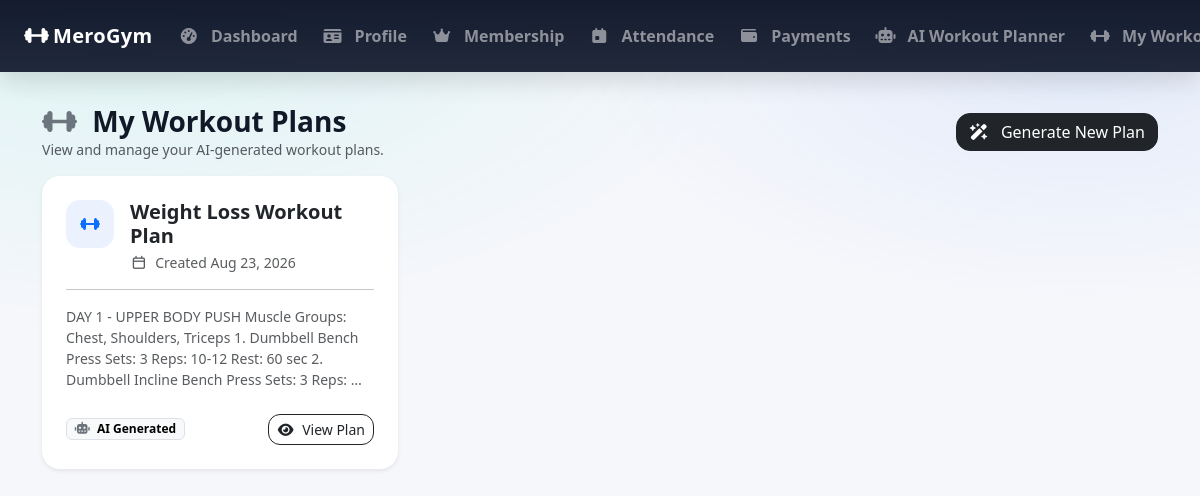
Before: /my_workout_plans/ (signed in) with the older database file.
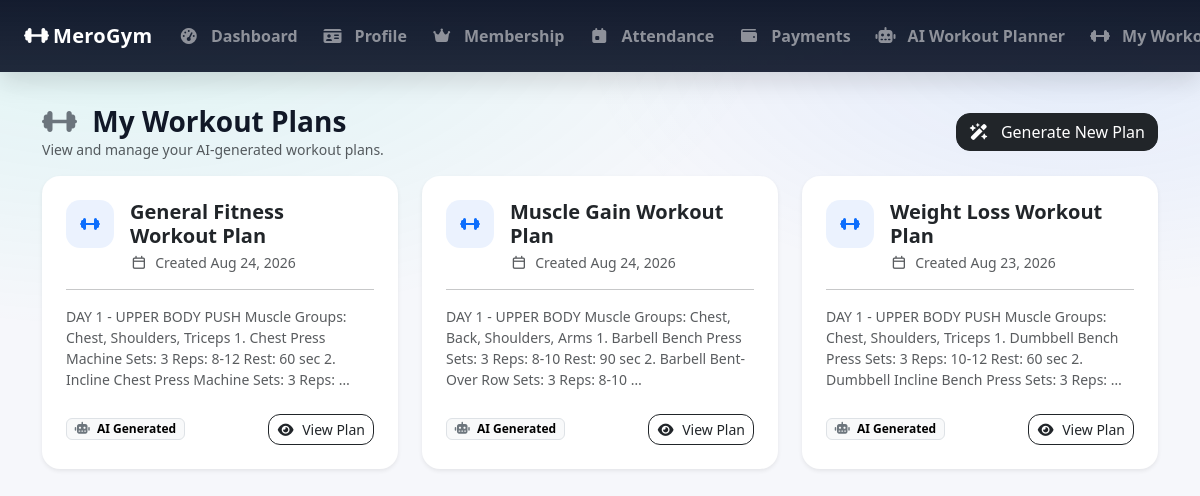
After: the same page with the newer database file.
### GymApp/models.py (models this page shows, shortened)
class WorkoutPlan(models.Model):
    member = models.ForeignKey(
        MemberProfile,
        on_delete=models.CASCADE,
        related_name='workout_plans'
    )
    title = models.CharField(max_length=100)
    goal = models.CharField(max_length=100, blank=True)
    experience_level = models.CharField(max_length=50, blank=True)
    days_per_week = models.PositiveIntegerField(default=3)
    workout_duration = models.PositiveIntegerField(default=60)
    equipment = models.CharField(max_length=255, blank=True)
    description = models.TextField(blank=True)
    created_at = models.DateTimeField(auto_now_add=True)

### GymApp/views.py (the view)
    def wrapper(request, *args, **kwargs):
        if not request.user.is_authenticated or getattr(request.user, 'role', None) != 'MEMBER':
            messages.error(request, 'You must be a member to access this page.')
            return redirect('member_login')
        return view_func(request, *args, **kwargs)

### GymApp/views.py (called while the page is built)
def member_required(view_func):
    def wrapper(request, *args, **kwargs):
        if not request.user.is_authenticated or getattr(request.user, 'role', None) != 'MEMBER':
            messages.error(request, 'You must be a member to access this page.')
            return redirect('member_login')
        return view_func(request, *args, **kwargs)
    return wrapper

@member_required
def my_workout_plans(request):
    member = MemberProfile.objects.get(user=request.user)
    workout_plans = WorkoutPlan.objects.filter(
        member=member
    ).order_by('-created_at')
    return render(request, 'my_workout_plans.html', {'workout_plans':workout_plans})

### GymApp/templates/my_workout_plans.html (shortened to what this page needs)
{% extends 'base.html' %}
{% load static %}
{% block content %}
<div
  class="d-flex flex-wrap justify-content-between align-items-center gap-2 mb-3"
>
  <div>
    <h3 class="mb-0 fw-bold">
      <i class="fa-solid fa-dumbbell me-2 text-secondary"></i>
      My Workout Plans
    </h3>
    <div class="text-muted small">
      View and manage your AI-generated workout plans.
    </div>
  </div>
  <a
    href="{% url 'generate_workout_plan' %}"
    class="btn btn-dark"
    style="border-radius: 14px"
  >
    <i class="fa-solid fa-wand-magic-sparkles me-2"></i>
    Generate New Plan
  </a>
</div>
{% if workout_plans %}
<div class="row g-4">
  {% for plan in workout_plans %}
  <div class="col-md-6 col-lg-4">
    <div class="card border-0 shadow-sm h-100" style="border-radius: 18px">
      <div class="card-body p-4">
        <div class="d-flex align-items-start mb-3">
          <div
            class="d-flex align-items-center justify-content-center me-3 flex-shrink-0"
            style="
              width: 48px;
              height: 48px;
              border-radius: 14px;
              background: rgba(59, 130, 246, 0.1);
            "
          >
            <i class="fa-solid fa-dumbbell text-primary"></i>
          </div>
          <div>
            <h5 class="fw-bold mb-1">{{ plan.title }}</h5>
            <div class="small text-muted">
              <i class="fa-regular fa-calendar me-1"></i>
              Created {{ plan.created_at|date:"M d, Y" }}
            </div>
          </div>
        </div>
        <hr />
        <p class="text-muted small mb-4">
          {{ plan.description|truncatewords:30 }}
        </p>
        <div class="d-flex justify-content-between align-items-center">
          <span class="badge text-bg-light border">
            <i class="fa-solid fa-robot me-1 text-secondary"></i>
            AI Generated
          </span>
          <a
            href="{% url 'workout_plan_detail' plan.id %}"
            class="btn btn-sm btn-outline-dark"
            style="border-radius: 12px"
          >
            <i class="fa-solid fa-eye me-1"></i>
            View Plan
          </a>
        </div>
      </div>
    </div>
  </div>
  {% endfor %}
</div>
{% endif %}
{% endblock %}

### GymApp/templates/base.html (shortened to what this page needs)
{% load static %}
<!doctype html>
<html lang="en">
  <head>
    <link rel="stylesheet"
      href="https://cdn.jsdelivr.net/npm/bootstrap@5.3.8/dist/css/bootstrap.min.css"/>
    <link rel="stylesheet"
      href="https://cdnjs.cloudflare.com/ajax/libs/font-awesome/7.3.0/css/all.min.css"/>
  </head>
  <body class="{% if user.is_authenticated and user.role == 'ADMIN' %}
                  role-admin
                {% elif user.is_authenticated and user.role == 'MEMBER' %}
                  role-member
                {% else %}
                  role-guest
                {% endif %}
                ">
    <nav class="navbar navbar-expand-lg navbar-dark fixed-top">
      <div class="container-fluid px-3 px-lg-4">
        <a class="navbar-brand d-flex align-items-center gap-1" href="{% url 'home' %}">
          <i class="fa-solid fa-dumbbell"></i>
          <span>MeroGym</span>
        </a>
        <div class="collapse navbar-collapse" id="mainNavbar">
          <ul class="navbar-nav ms-auto">
            {% if user.is_authenticated %}
            {% if user.role == 'ADMIN' %}
            <li class="nav-item">
              <a class="nav-link" href="{% url 'admin_dashboard' %}">
                <i class="fa-solid fa-chart-line me-2"></i>
                Dashboard
              </a>
            </li>
            <li class="nav-item">
              <a class="nav-link" href="{% url 'admin_members_list' %}">
                <i class="fa-solid fa-users me-2"></i>
                Members
              </a>
            </li>
            <li class="nav-item">
              <a class="nav-link" href="{% url 'admin_plans_list' %}">
                <i class="fa-solid fa-clipboard-list me-2"></i>
                Plans
              </a>
            </li>
            <li class="nav-item">
              <a class="nav-link" href="{% url 'admin_trainers_list' %}">
                <i class="fa-solid fa-user-tie me-2"></i>
                Trainers
              </a>
            </li>
            <li class="nav-item">
              <a class="nav-link" href="{% url 'admin_payments_list' %}">
                <i class="fa-solid fa-credit-card me-2"></i>
                Payments
              </a>
            </li>
            <li class="nav-item">
              <a class="nav-link" href="{% url 'admin_attendance_list' %}">
                <i class="fa-solid fa-calendar-check me-2"></i>
                Attendance
              </a>
            </li>
            <li class="nav-item">
              <a class="nav-link" href="{% url 'admin_equipment_list' %}">
                <i class="fa-solid fa-screwdriver-wrench me-2"></i>
                Equipment
              </a>
            </li>
            <li class="nav-item">
              <a class="nav-link" href="{% url 'admin_enquiries_list' %}">
                <i class="fa-solid fa-circle-question me-2"></i>
                Enquiries
              </a>
            </li>
            <li class="nav-item">
              <a class="nav-link" href="{% url 'admin_feedbacks_list' %}">
                <i class="fa-solid fa-star me-2"></i>
                Feedback
              </a>
            </li>
            {% elif user.role == 'MEMBER' %}
            <li class="nav-item">
              <a class="nav-link" href="{% url 'member_dashboard' %}">
                <i class="fa-solid fa-gauge-high me-2"></i>
                Dashboard
              </a>
            </li>
            <li class="nav-item">
              <a class="nav-link" href="{% url 'member_profile' %}">
                <i class="fa-solid fa-id-card me-2"></i>
                Profile
              </a>
            </li>
            <li class="nav-item">
              <a class="nav-link" href="{% url 'member_membership' %}">
                <i class="fa-solid fa-crown me-2"></i>
                Membership
              </a>
            </li>
            <li class="nav-item">
              <a class="nav-link" href="{% url 'member_attendance' %}">
                <i class="fa-solid fa-calendar-day me-2"></i>
                Attendance
              </a>
            </li>
            <li class="nav-item">
              <a class="nav-link" href="{% url 'member_payments' %}">
                <i class="fa-solid fa-wallet me-2"></i>
                Payments
              </a>
            </li>
            <li class="nav-item">
              <a class="nav-link" href="{% url 'ai_workout' %}">
                <i class="fa-solid fa-robot me-2"></i>
                AI Workout Planner
              </a>
            </li>
            <li class="nav-item">
              <a class="nav-link" href="{% url 'my_workout_plans' %}">
                <i class="fa-solid fa-dumbbell me-2"></i>
                My Workout Plans
              </a>
            </li>
            {% endif %}
            {% endif %}
          </ul>
        </div>
      </div>
    </nav>
    <div class="container-wrapper">
      <div class="container">
        <div class="page-shell">{% block content %} {% endblock %}</div>
      </div>
    </div>
  </body>
</html>

### GymApp/templates/base.html (style rules this page uses)
:root { --brand: #00d1b2; --dark-2: #0f172a; --card: #ffffff; --muted: #6b7280; }
body { margin: 0; background: radial-gradient( 1200px 600px at 10% 0%, rgba(0, 209, 178, 0.1), transparent 55% ), radial-gradient( 900px 450px at 90% 10%, rgba(59, 130, 246, 0.1), transparent 55% ), #f6f7fb; color: #111827; }
.navbar { min-height: 72px; background: linear-gradient( 180deg, rgba(15, 23, 42, 0.98), rgba(15, 23, 42, 0.92) ) !important; box-shadow: 0 10px 25px rgba(0, 0, 0, 0.12); }
.navbar-brand { font-weight: 800; letter-spacing: 0.3px; white-space: nowrap; }
.navbar-nav { display: flex; align-items: center; gap: 4px; }
.nav-link { font-weight: 600; opacity: 0.92; border-radius: 10px; padding: 0.55rem 0.65rem !important; margin: 0 !important; white-space: nowrap; transition: background 0.2s ease, opacity 0.2s ease; }
.container-wrapper { width: 100%; padding-top: 105px; padding-bottom: 40px; }
.page-shell { background: transparent; border: 0; border-radius: 0; padding: 0; box-shadow: none; }

Changed rows visible on the page:
added WorkoutPlan: title "General Fitness Workout Plan", created_at "Aug 24, 2026", description "DAY 1 - UPPER BODY PUSH Muscle Groups: Chest, Shoulders, Triceps 1. Chest Press Machine Sets: 3 Reps: 8-12 Rest: 60 sec 2. Incline Chest Press Machine Sets: 3 Reps: …"
added WorkoutPlan: title "Muscle Gain Workout Plan", created_at "Aug 24, 2026", description "DAY 1 - UPPER BODY Muscle Groups: Chest, Back, Shoulders, Arms 1. Barbell Bench Press Sets: 3 Reps: 8-10 Rest: 90 sec 2. Barbell Bent-Over Row Sets: 3 Reps: 8-10 …"
